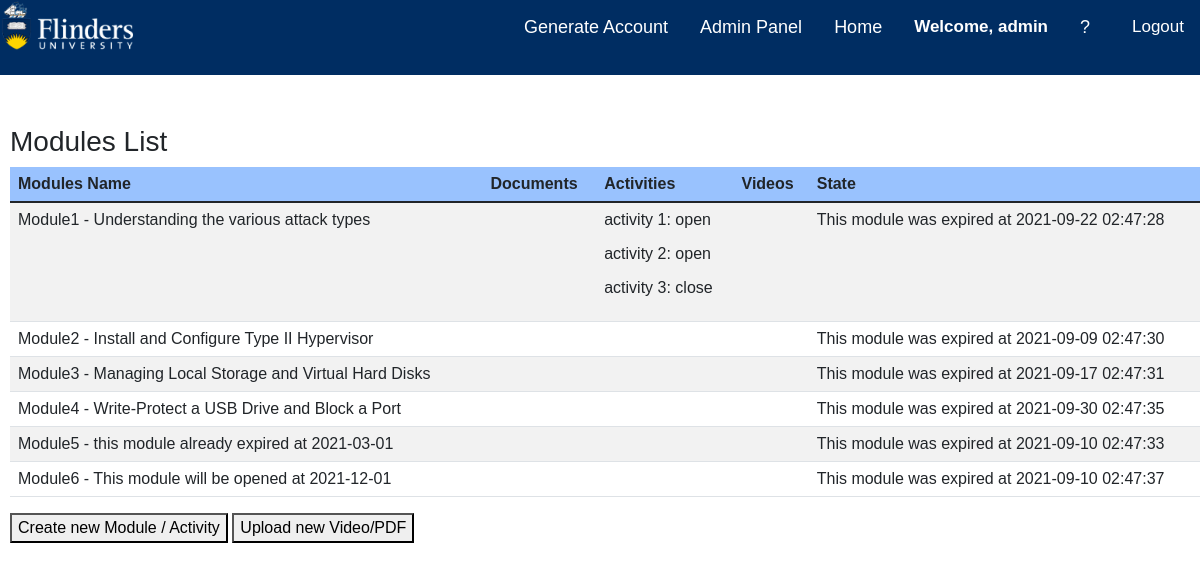
/moduleManage.php (signed in), run on an earlier commit of the app's database.
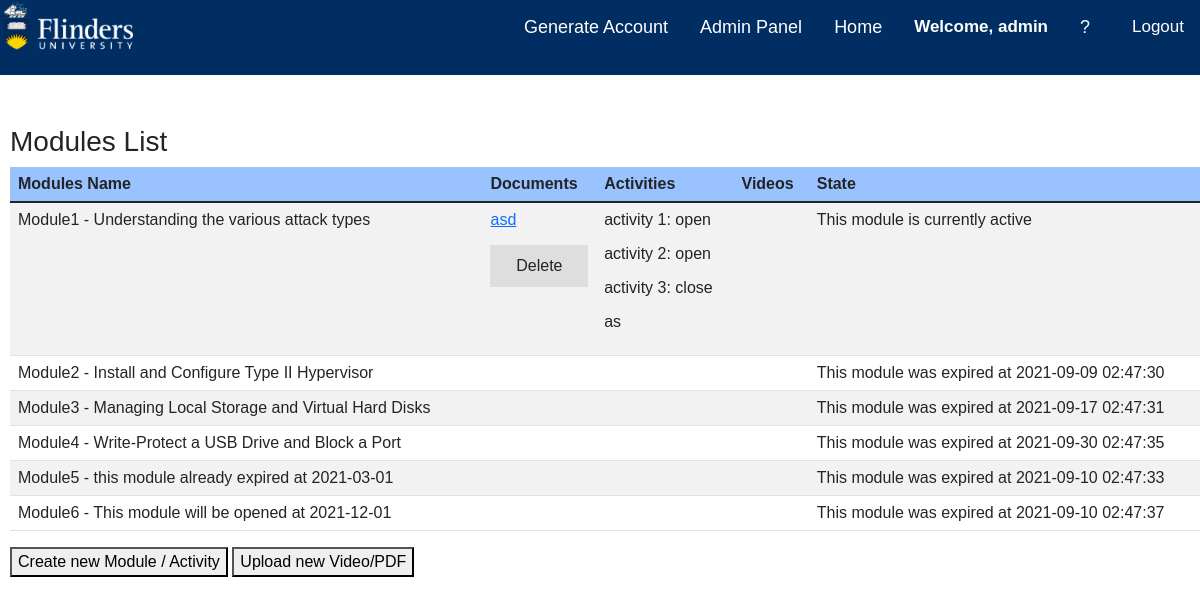
And on a later commit of the database.
### tables this page shows
CREATE TABLE `module` (
  `module_id` int(3) NOT NULL COMMENT 'Unique number ID for all modules',
  `course_id` int(4) NOT NULL COMMENT 'Course',
  `module_name` char(100) DEFAULT NULL COMMENT 'Module name',
  `start_date` datetime DEFAULT NULL COMMENT 'Module start effective date',
  `end_date` datetime DEFAULT NULL COMMENT 'Module end effective date',
  `creted_date` datetime DEFAULT current_timestamp() COMMENT 'Module created date',
  `created_by` char(6) DEFAULT NULL COMMENT 'Module created by',
  `last_modified_date` datetime DEFAULT NULL ON UPDATE current_timestamp() COMMENT 'Module last modified date',
  `last_modified_by` char(6) DEFAULT NULL COMMENT 'Module last modified by'
);

CREATE TABLE `activity` (
  `activity_id` int(5) NOT NULL COMMENT 'Unique number ID for all activities',
  `module_id` int(3) NOT NULL COMMENT 'Module',
  `activity_name` char(30) DEFAULT NULL COMMENT 'Activity name',
  `description` char(50) DEFAULT NULL COMMENT 'Activity description',
  `start_date` datetime DEFAULT NULL COMMENT 'Activity start effective date',
  `end_date` datetime DEFAULT NULL COMMENT 'Activity end effective date',
  `creted_date` datetime DEFAULT current_timestamp() COMMENT 'Activity created date',
  `created_by` char(6) DEFAULT NULL COMMENT 'Activity created by',
  `last_modified_date` datetime DEFAULT NULL ON UPDATE current_timestamp() COMMENT 'Activity last modified date',
  `last_modified_by` char(6) DEFAULT NULL COMMENT 'Activity last modified by'
);

CREATE TABLE `document` (
  `document_id` int(5) NOT NULL COMMENT 'Unique number ID for all documents',
  `activity_id` int(5) NOT NULL COMMENT 'Activity',
  `document_name` char(50) DEFAULT NULL COMMENT 'Document name',
  `description` char(50) DEFAULT NULL COMMENT 'Document description',
  `file_path` char(250) DEFAULT NULL COMMENT 'Document fie location',
  `creted_date` datetime DEFAULT current_timestamp() COMMENT 'Document created date',
  `created_by` char(6) DEFAULT NULL COMMENT 'Document created by',
  `last_modified_date` datetime DEFAULT NULL ON UPDATE current_timestamp() COMMENT 'Document last modified date',
  `last_modified_by` char(6) DEFAULT NULL COMMENT 'Document last modified by'
);

### getModuleDetail.php (called while the page is built)
<?php
if ($_SESSION["usertype"] == 1 || $_SESSION["usertype"] == 2) {
    include 'DBConnect.php';
    $sql = "SELECT * FROM module";
    $result = $conn->query($sql) or die(mysqli_error());
}
?>

### moduleManage.php (the view, shortened to what this page needs)
<?php
include 'topbar.php';
include 'getModuleDetail.php';
$today = date("Y-m-d");
$state = "";
?>
<html>
    <head>
        <link rel="stylesheet" type="text/css" href="css/bootstrap-5.1.2-dist/css/bootstrap.min.css"/>
        <link rel="stylesheet" type="text/css" href="css/moduleManage.css"/>
    </head>
    <body>
        <div id = "container">
            <h3 id = heading> Modules List</h3>
            <table class="table table-striped">
                <thead id = "thead">
                    <tr>
                        <th>Modules Name</th>
                        <th>Documents</th>
                        <th>Activities</th>
                        <th>Videos</th>
                        <th>State</th>
                    </tr>
                </thead>
                <tbody>
                    <?php
                    if ($result->num_rows > 0) {
                        while ($row = mysqli_fetch_array($result)) {
                            $moduleID = $row ['module_id'];
                            $start_date = $row['start_date'];
                            $end_date = $row['end_date'];
                            $today_time = strtotime($today);
                            $start_time = strtotime($start_date);
                            $end_time = strtotime($end_date);
                            if ($today_time > $start_time && $today_time < $end_time) {
                                $state = "This module is currently active";
                            } elseif ($today_time < $start_time) {
                                $state = "This module will start at " . $row['start_date'];
                            } elseif ($today_time > $end_time) {
                                $state = "This module was expired at " . $row['end_date'];
                            }
                            ?>
                            <tr>
                        <form class = "Update-form" method = "POST" action="deleteDocVideo.php">
                            <td> <!
                                <?php echo $row ['module_name']; ?></td>
                            <td><?php
                                $getDocument = "SELECT * FROM document d, activity a WHERE d.activity_id = a.activity_id && a.module_id = $moduleID";
                                $resultDocument = $conn->query($getDocument) or die(mysqli_error());
                                if ($resultDocument->num_rows > 0) {
                                    while ($row = mysqli_fetch_array($resultDocument)) {
                                        ?><p><a href="./pdf/<?php echo $row ['file_path'] ?>"><?php echo $row ['document_name']; ?>
                                        </p>
                                        <form method="post" action="deleteDocVideo.php">
                                            <input  type="submit" name="document_delete" value="Delete">
                                        </form><?php
                                    }
                                }
                                ?></td>
                            <td><?php
                                $getActivity = "SELECT * FROM activity WHERE module_id = $moduleID";
                                $resultActivity = $conn->query($getActivity) or die(mysqli_error());
                                if ($resultActivity->num_rows > 0) {
                                    while ($row = mysqli_fetch_array($resultActivity)) {
                                        ?><p><?php echo $row ['activity_name']; ?></p><?php
                                    }
                                }
                                ?></td>
                            <td>
                            </td>
                            <td>
                                <?php echo $state; ?></td>
                        </form>
                        </tr>
                        <?php
                    }
                }
                ?>
            </table>
            <button onclick="window.location.href = 'newModuleActivity.php'">Create new Module / Activity</button>
            <button onclick="window.location.href = 'upload.php'">Upload new Video/PDF</button>
    </body>
</html>

What changed in the data, as far as the page shows it:
changed module "Module1 - Understanding the various attack types": state "This module was expired at 2021-09-22 02:47:28" → "This module is currently active"
added document: document_name "asd", shown under module "Module1 - Understanding the various attack types"
added activity: activity_name "as", shown under module "Module1 - Understanding the various attack types"
